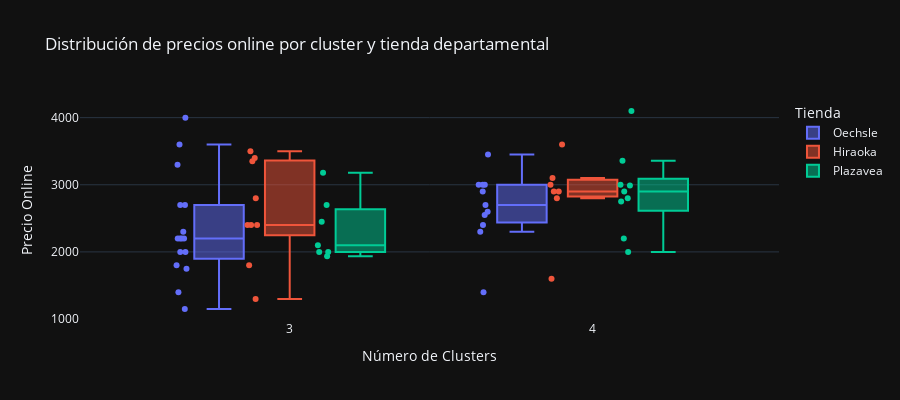

Here is the notebook cell this chart was saved with:
### Code cell
fig2 = px.box(df_filtro_2, x = "Número de Clusters", y="Precio Online",color="Tienda",
              title="Distribución de precios online por cluster y tienda departamental",
             height=400, width=900, points="all",template="plotly_dark") 
fig2.show()

### Figure 1 — Plotly figure (JSON) as saved in the notebook; plotly's stock layout.template omitted (floating-point values rounded to 4 significant figures)
{"data": [{"alignmentgroup": "True", "boxpoints": "all", "hovertemplate": "Tienda=Oechsle<br>Número de Clusters=%{x}<br>Precio Online=%{y}<extra></extra>", "legendgroup": "Oechsle", "marker": {"color": "#636efa"}, "name": "Oechsle", "notched": false, "offsetgroup": "Oechsle", "orientation": "v", "showlegend": true, "type": "box", "x": [3, 3, 3, 3, 3, 3, 3, 3, 3, 3, 3, 3, 3, 3, 3, 3, 4, 4, 4, 4, 4, 4, 4, 4, 4, 4, 4], "x0": " ", "xaxis": "x", "y": [3999, 3599, 3299, 2699, 2699, 2299, 2199, 2199, 2199, 2199, 1999, 1999, 1799, 1749, 1399, 1149, 3450, 2999, 2999, 2999, 2899, 2699, 2599, 2549, 2399, 2299, 1399], "y0": " ", "yaxis": "y"}, {"alignmentgroup": "True", "boxpoints": "all", "hovertemplate": "Tienda=Hiraoka<br>Número de Clusters=%{x}<br>Precio Online=%{y}<extra></extra>", "legendgroup": "Hiraoka", "marker": {"color": "#EF553B"}, "name": "Hiraoka", "notched": false, "offsetgroup": "Hiraoka", "orientation": "v", "showlegend": true, "type": "box", "x": [3, 3, 3, 3, 3, 3, 3, 3, 3, 4, 4, 4, 4, 4, 4, 4], "x0": " ", "xaxis": "x", "y": [3499, 3399, 3349, 2799, 2399, 2399, 2399, 1799, 1299, 3599, 3099, 2999, 2899, 2899, 2799, 1599], "y0": " ", "yaxis": "y"}, {"alignmentgroup": "True", "boxpoints": "all", "hovertemplate": "Tienda=Plazavea<br>Número de Clusters=%{x}<br>Precio Online=%{y}<extra></extra>", "legendgroup": "Plazavea", "marker": {"color": "#00cc96"}, "name": "Plazavea", "notched": false, "offsetgroup": "Plazavea", "orientation": "v", "showlegend": true, "type": "box", "x": [3, 3, 3, 3, 3, 3, 3, 4, 4, 4, 4, 4, 4, 4, 4, 4], "x0": " ", "xaxis": "x", "y": [3179, 2699, 2449, 2099, 1999, 1999, 1935, 4099, 3359, 2999, 2989, 2899, 2799, 2749, 2199, 1999], "y0": " ", "yaxis": "y"}], "layout": {"boxmode": "group", "height": 400, "legend": {"title": {"text": "Tienda"}, "tracegroupgap": 0}, "title": {"text": "Distribución de precios online por cluster y tienda departamental"}, "width": 900, "xaxis": {"anchor": "y", "domain": [0, 1], "title": {"text": "Número de Clusters"}}, "yaxis": {"anchor": "x", "domain": [0, 1], "title": {"text": "Precio Online"}}}}
